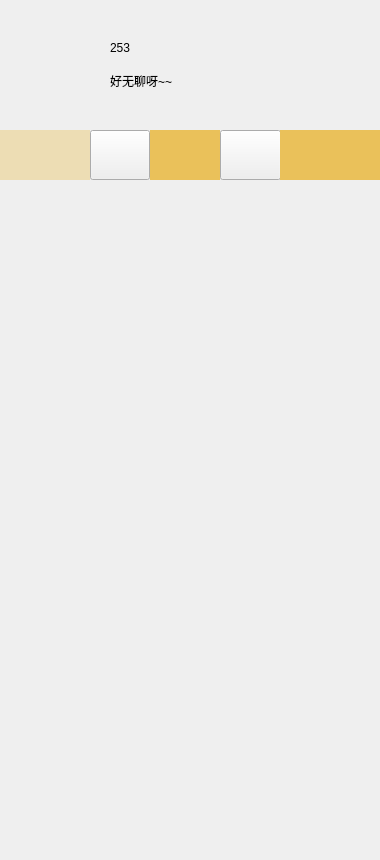
<?xml version="1.0" encoding="UTF-8"?>
<ui version="4.0">
 <class>MainUI</class>
 <widget class="QWidget" name="MainUI">
  <property name="geometry">
   <rect>
    <x>0</x>
    <y>0</y>
    <width>380</width>
    <height>860</height>
   </rect>
  </property>
  <property name="windowTitle">
   <string>Form</string>
  </property>
  <property name="autoFillBackground">
   <bool>false</bool>
  </property>
  <property name="styleSheet">
   <string notr="true">QWidget{border-image:url(:/src/src/background.png)}</string>
  </property>
  <widget class="QPushButton" name="pushButton">
   <property name="geometry">
    <rect>
     <x>10</x>
     <y>30</y>
     <width>74</width>
     <height>74</height>
    </rect>
   </property>
   <property name="styleSheet">
    <string notr="true">QWidget{background:rgba(0, 255, 255,0);border-radius:37;border-image:url(:/src/src/color.jpg)}</string>
   </property>
   <property name="text">
    <string/>
   </property>
  </widget>
  <widget class="QLabel" name="l_username">
   <property name="geometry">
    <rect>
     <x>110</x>
     <y>40</y>
     <width>271</width>
     <height>16</height>
    </rect>
   </property>
   <property name="styleSheet">
    <string notr="true">QWidget{color:rgb(0, 0, 0); background:rgba(255, 255, 255, 0);border-image:url()}</string>
   </property>
   <property name="text">
    <string>253</string>
   </property>
  </widget>
  <widget class="QLabel" name="l_sign">
   <property name="geometry">
    <rect>
     <x>110</x>
     <y>60</y>
     <width>271</width>
     <height>41</height>
    </rect>
   </property>
   <property name="styleSheet">
    <string notr="true">QWidget{color:rgb(0, 0, 0); background:rgba(255, 255, 255, 0);border-image:url()}</string>
   </property>
   <property name="text">
    <string>好无聊呀~~</string>
   </property>
  </widget>
  <widget class="QPushButton" name="btn_private">
   <property name="geometry">
    <rect>
     <x>90</x>
     <y>130</y>
     <width>60</width>
     <height>50</height>
    </rect>
   </property>
   <property name="minimumSize">
    <size>
     <width>60</width>
     <height>50</height>
    </size>
   </property>
   <property name="maximumSize">
    <size>
     <width>16777215</width>
     <height>16777215</height>
    </size>
   </property>
   <property name="styleSheet">
    <string notr="true">QWidget{border:0dpx;border-image:url(:/src/src/private.png)}</string>
   </property>
   <property name="text">
    <string/>
   </property>
  </widget>
  <widget class="QPushButton" name="btn_public">
   <property name="geometry">
    <rect>
     <x>220</x>
     <y>130</y>
     <width>61</width>
     <height>50</height>
    </rect>
   </property>
   <property name="minimumSize">
    <size>
     <width>60</width>
     <height>50</height>
    </size>
   </property>
   <property name="styleSheet">
    <string notr="true">QWidget{border-image:url(:/src/src/public.png)}</string>
   </property>
   <property name="text">
    <string/>
   </property>
  </widget>
  <widget class="QListWidget" name="listWidget">
   <property name="geometry">
    <rect>
     <x>0</x>
     <y>180</y>
     <width>381</width>
     <height>711</height>
    </rect>
   </property>
   <property name="autoFillBackground">
    <bool>true</bool>
   </property>
   <property name="styleSheet">
    <string notr="true">QWidget{background:rgba(255, 255, 255, 0);border-image:url()}</string>
   </property>
  </widget>
  <widget class="QLabel" name="label_4">
   <property name="geometry">
    <rect>
     <x>280</x>
     <y>130</y>
     <width>101</width>
     <height>50</height>
    </rect>
   </property>
   <property name="styleSheet">
    <string notr="true">QWidget{background:rgb(234, 193, 90);border-image:url()}</string>
   </property>
   <property name="text">
    <string/>
   </property>
  </widget>
  <widget class="QLabel" name="label_5">
   <property name="geometry">
    <rect>
     <x>0</x>
     <y>130</y>
     <width>90</width>
     <height>50</height>
    </rect>
   </property>
   <property name="styleSheet">
    <string notr="true">QWidget{background:rgba(234, 193, 90, 100);border-image:url()}</string>
   </property>
   <property name="text">
    <string/>
   </property>
  </widget>
  <widget class="QLabel" name="label_3">
   <property name="geometry">
    <rect>
     <x>150</x>
     <y>130</y>
     <width>70</width>
     <height>50</height>
    </rect>
   </property>
   <property name="styleSheet">
    <string notr="true">QWidget{background:rgb(234, 193, 90);border-image:url()}</string>
   </property>
   <property name="text">
    <string/>
   </property>
  </widget>
 </widget>
 <resources/>
 <connections/>
</ui>
